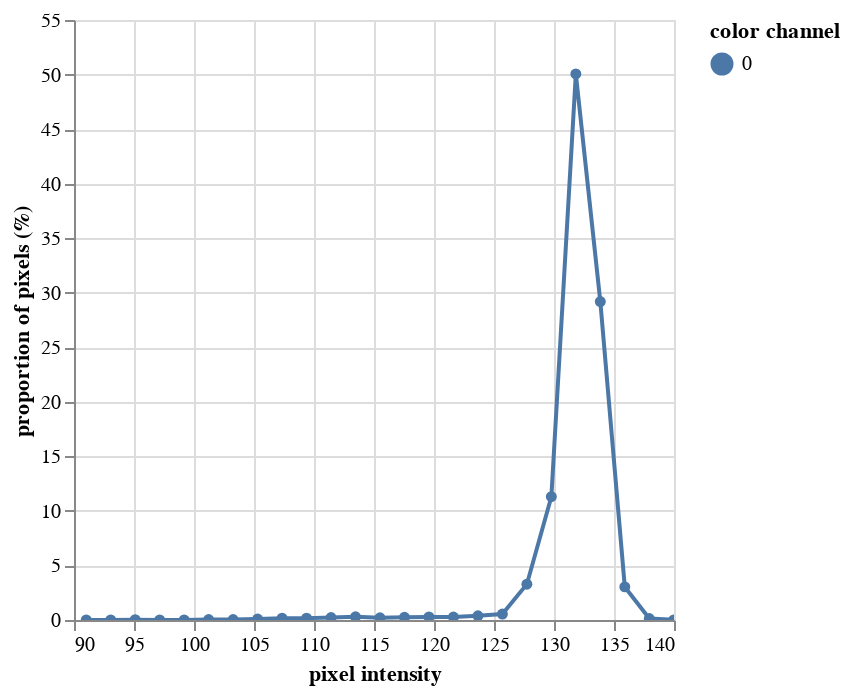

Here is the notebook cell this chart was saved with:
### Code cell
hist_a = pcv.visualize.histogram(img=a, bins=25)

### Figure 1 — Vega-Lite specification as saved in the notebook (floating-point values rounded to 4 significant figures)
{"config": {"view": {"continuousWidth": 300, "continuousHeight": 300}}, "data": {"name": "data-99a6185885bce21782b20ec2572e2944"}, "mark": {"type": "line", "point": true}, "encoding": {"color": {"field": "color channel", "type": "nominal"}, "tooltip": [{"field": "pixel intensity", "type": "quantitative"}, {"field": "proportion of pixels (%)", "type": "quantitative"}], "x": {"field": "pixel intensity", "type": "quantitative"}, "y": {"field": "proportion of pixels (%)", "type": "quantitative"}}, "params": [{"name": "param_1", "select": {"type": "interval", "encodings": ["x", "y"]}, "bind": "scales"}], "$schema": "https://vega.github.io/schema/vega-lite/v5.20.1.json", "datasets": {"data-99a6185885bce21782b20ec2572e2944": [{"pixel intensity": 91.02, "proportion of pixels (%)": 0.0003858, "hist_count": 32, "color channel": "0"}, {"pixel intensity": 93.06, "proportion of pixels (%)": 0.002375, "hist_count": 197, "color channel": "0"}, {"pixel intensity": 95.1, "proportion of pixels (%)": 0.02724, "hist_count": 2259, "color channel": "0"}, {"pixel intensity": 97.14, "proportion of pixels (%)": 0.006197, "hist_count": 514, "color channel": "0"}, {"pixel intensity": 99.18, "proportion of pixels (%)": 0.007559, "hist_count": 627, "color channel": "0"}, {"pixel intensity": 101.2, "proportion of pixels (%)": 0.03881, "hist_count": 3219, "color channel": "0"}, {"pixel intensity": 103.3, "proportion of pixels (%)": 0.04393, "hist_count": 3644, "color channel": "0"}, {"pixel intensity": 105.3, "proportion of pixels (%)": 0.08478, "hist_count": 7032, "color channel": "0"}, {"pixel intensity": 107.3, "proportion of pixels (%)": 0.1642, "hist_count": 13616, "color channel": "0"}, {"pixel intensity": 109.4, "proportion of pixels (%)": 0.1716, "hist_count": 14236, "color channel": "0"}, {"pixel intensity": 111.4, "proportion of pixels (%)": 0.2245, "hist_count": 18625, "color channel": "0"}, {"pixel intensity": 113.5, "proportion of pixels (%)": 0.29, "hist_count": 24051, "color channel": "0"}, {"pixel intensity": 115.5, "proportion of pixels (%)": 0.2046, "hist_count": 16973, "color channel": "0"}, {"pixel intensity": 117.5, "proportion of pixels (%)": 0.2495, "hist_count": 20696, "color channel": "0"}, {"pixel intensity": 119.6, "proportion of pixels (%)": 0.2752, "hist_count": 22825, "color channel": "0"}, {"pixel intensity": 121.6, "proportion of pixels (%)": 0.2711, "hist_count": 22490, "color channel": "0"}, {"pixel intensity": 123.7, "proportion of pixels (%)": 0.3825, "hist_count": 31728, "color channel": "0"}, {"pixel intensity": 125.7, "proportion of pixels (%)": 0.5433, "hist_count": 45060, "color channel": "0"}, {"pixel intensity": 127.7, "proportion of pixels (%)": 3.284, "hist_count": 272348, "color channel": "0"}, {"pixel intensity": 129.8, "proportion of pixels (%)": 11.3, "hist_count": 937580, "color channel": "0"}, {"pixel intensity": 131.8, "proportion of pixels (%)": 50.05, "hist_count": 4151564, "color channel": "0"}, {"pixel intensity": 133.9, "proportion of pixels (%)": 29.19, "hist_count": 2421007, "color channel": "0"}, {"pixel intensity": 135.9, "proportion of pixels (%)": 3.035, "hist_count": 251720, "color channel": "0"}, {"pixel intensity": 137.9, "proportion of pixels (%)": 0.1355, "hist_count": 11240, "color channel": "0"}, {"pixel intensity": 140.0, "proportion of pixels (%)": 0.01347, "hist_count": 1117, "color channel": "0"}]}}
